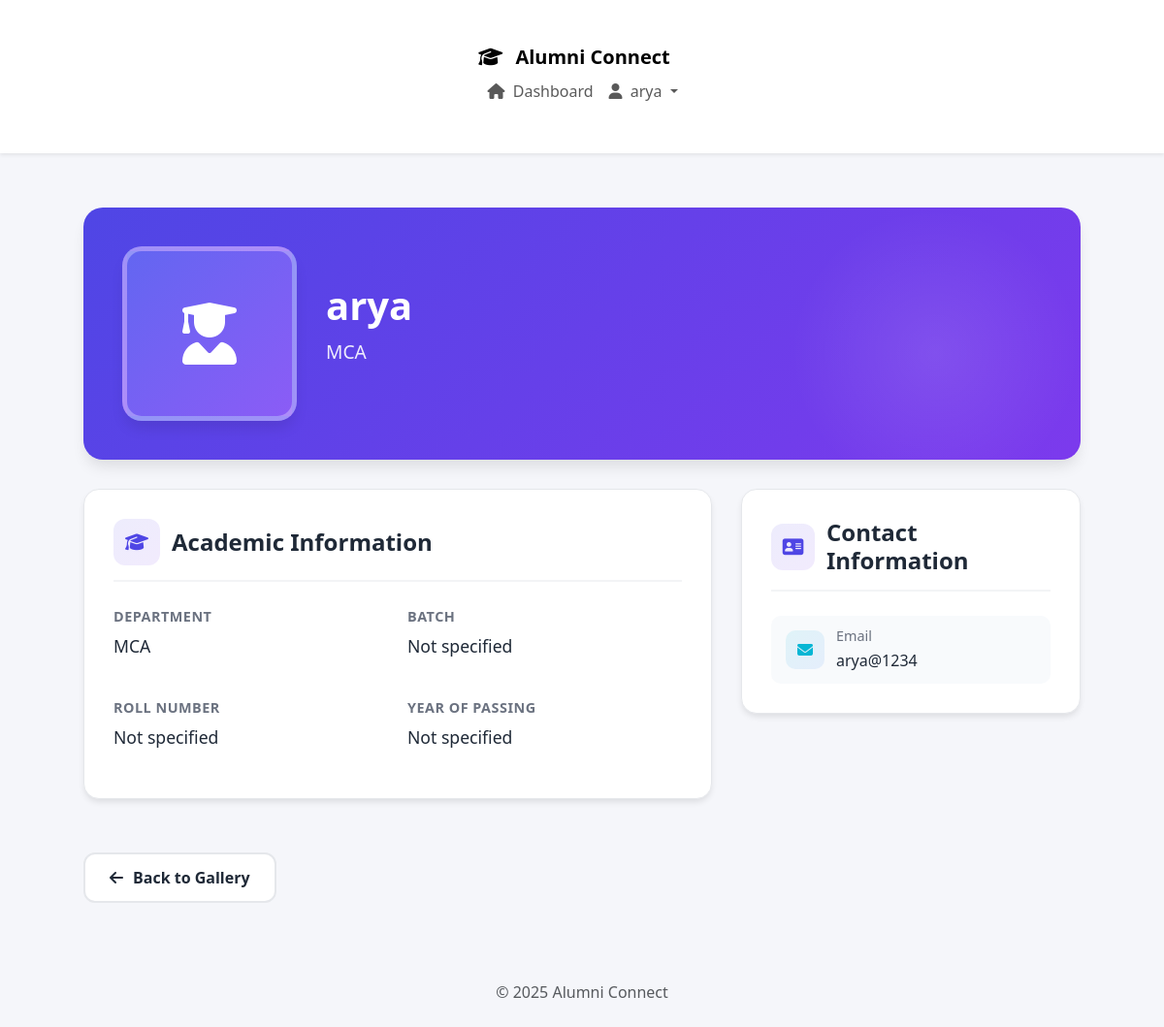
Before: /profile/6/ (signed in) with the older database file.
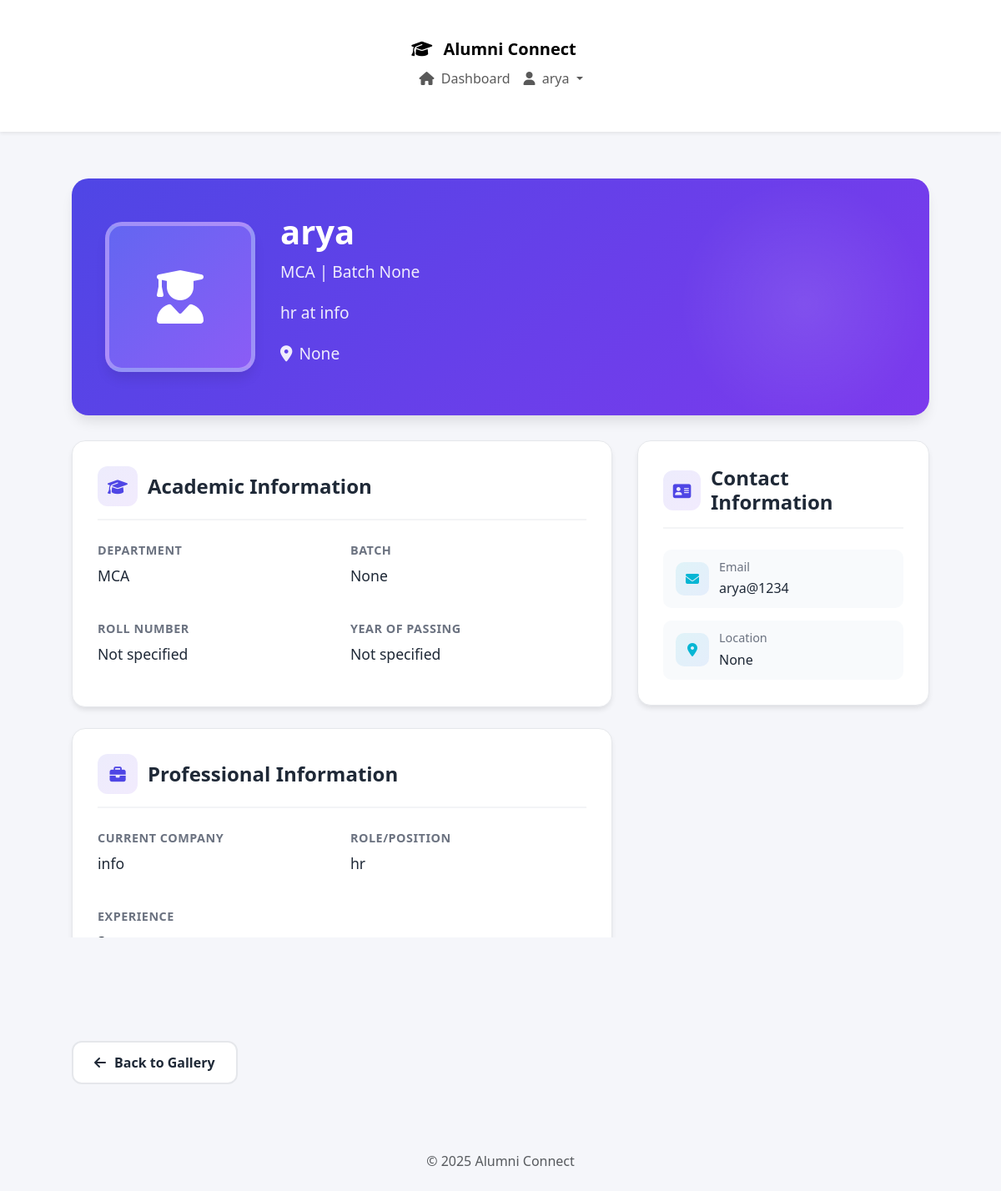
After: the same page with the newer database file.
### pages/models.py (models this page shows, shortened)
class StudentProfile(models.Model):
    user = models.OneToOneField(User, on_delete=models.CASCADE)
    roll_number = models.CharField(max_length=50, blank=True, null=True)
    department = models.CharField(max_length=100, blank=True, null=True)
    batch = models.CharField(max_length=20, blank=True, null=True)
    year_of_passing = models.IntegerField(blank=True, null=True)
    phone = models.CharField(max_length=20, blank=True, null=True)
    current_company = models.CharField(max_length=100, blank=True, null=True)
    role = models.CharField(max_length=100, blank=True, null=True)
    experience_years = models.IntegerField(blank=True, null=True)
    profile_photo = models.ImageField(upload_to='profile_photos/', blank=True, null=True)
    location = models.CharField(max_length=200, blank=True, null=True)

### pages/views.py (the view)
# urls.py: path('profile/<int:user_id>/', views.public_profile_view, name='public_profile'),
@login_required
def public_profile_view(request, user_id):
    profile_user = get_object_or_404(User, id=user_id)
    student_profile = get_object_or_404(StudentProfile, user=profile_user)
    return render(request, 'pages/public_profile.html', {
        'profile_user': profile_user,
        'student_profile': student_profile,
    })

### templates/pages/public_profile.html (shortened to what the changed rows need)
{% extends "base.html" %}
{% load static %}
{% block content %}
<div class="profile-container">
  <div class="profile-header fade-in">
    <div class="profile-main">
      <div class="profile-info">
        <h1 class="profile-name">{{ profile_user.get_full_name }}</h1>
        <div class="profile-title">
          {% if student_profile.department %}
            {{ student_profile.department }}
            {% if student_profile.batch %} | Batch {{ student_profile.batch }}{% endif %}
          {% else %}
            Student
          {% endif %}
        </div>
        {% if student_profile.role and student_profile.current_company %}
          <div class="profile-title">
            {{ student_profile.role }} at {{ student_profile.current_company }}
          </div>
        {% endif %}
        {% if student_profile.location %}
          <div class="profile-title">
            <i class="fas fa-map-marker-alt me-2"></i>{{ student_profile.location }}
          </div>
        {% endif %}
      </div>
    </div>
  </div>
  <div class="profile-content">
    <div>
      <div class="profile-section fade-in-delay">
        <div class="section-header">
          <h2 class="section-title">Academic Information</h2>
        </div>
        <div class="info-grid">
          <div class="info-item">
            <div class="info-label">Department</div>
            <div class="info-value">
              {% if student_profile.department %}
                {{ student_profile.department }}
              {% else %}
                Not specified
              {% endif %}
            </div>
          </div>
          <div class="info-item">
            <div class="info-label">Batch</div>
            <div class="info-value">
              {% if student_profile.batch %}
                {{ student_profile.batch }}
              {% else %}
                Not specified
              {% endif %}
            </div>
          </div>
        </div>
      </div>
      {% if student_profile.current_company or student_profile.role or student_profile.experience_years %}
      <div class="profile-section fade-in-delay" style="animation-delay: 0.3s">
        <div class="section-header">
          <div class="section-icon">
            <i class="fas fa-briefcase"></i>
          </div>
          <h2 class="section-title">Professional Information</h2>
        </div>
        <div class="info-grid">
          {% if student_profile.current_company %}
          <div class="info-item">
            <div class="info-label">Current Company</div>
            <div class="info-value">{{ student_profile.current_company }}</div>
          </div>
          {% endif %}
          {% if student_profile.role %}
          <div class="info-item">
            <div class="info-label">Role/Position</div>
            <div class="info-value">{{ student_profile.role }}</div>
          </div>
          {% endif %}
          {% if student_profile.experience_years %}
          <div class="info-item">
            <div class="info-label">Experience</div>
            <div class="info-value">{{ student_profile.experience_years }} year{{ student_profile.experience_years|pluralize }}</div>
          </div>
          {% endif %}
        </div>
      </div>
      {% endif %}
    </div>
    <div>
      <div class="profile-section fade-in-delay" style="animation-delay: 0.5s">
        <div class="section-header">
          <h2 class="section-title">Contact Information</h2>
        </div>
        <div class="contact-info">
          {% if student_profile.location %}
          <div class="contact-item">
            <div class="contact-icon">
              <i class="fas fa-map-marker-alt"></i>
            </div>
            <div class="contact-details">
              <h4>Location</h4>
              <p>{{ student_profile.location }}</p>
            </div>
          </div>
          {% endif %}
        </div>
      </div>
    </div>
  </div>
</div>
{% endblock %}

Changed rows visible on the page:
changed StudentProfile "MCA": batch (not shown) → "None"; role (not shown) → "hr"; current_company (not shown) → "info"; location (not shown) → "None"; experience_years (not shown) → "3"
Other visible differences:
text no longer shown: "Not specified"
text now shown: "| Batch at Professional Information CURRENT COMPANY ROLE/POSITION EXPERIENCE Location"
